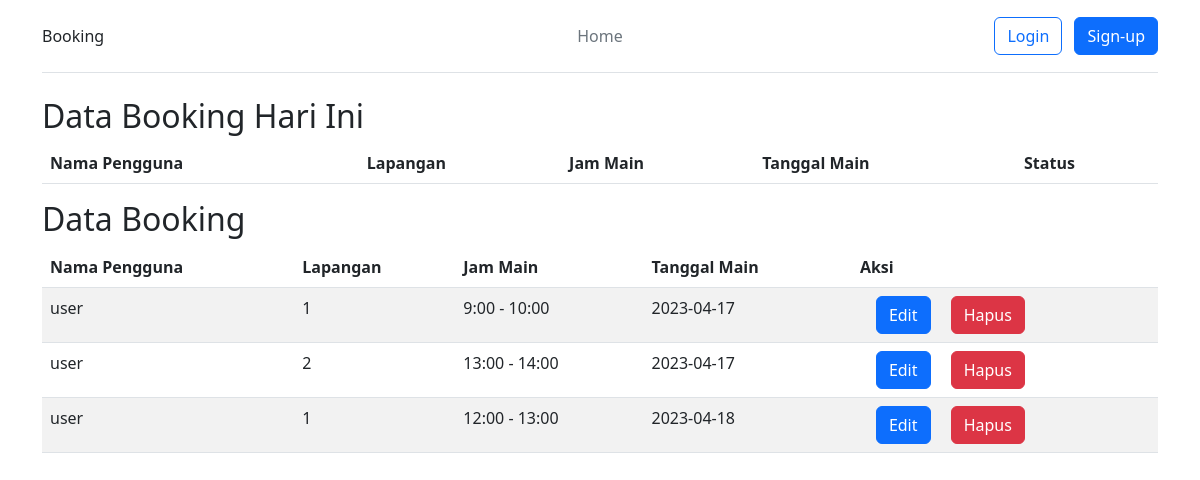
/admin/pesanan/view.php, run on an earlier commit of the app's database.
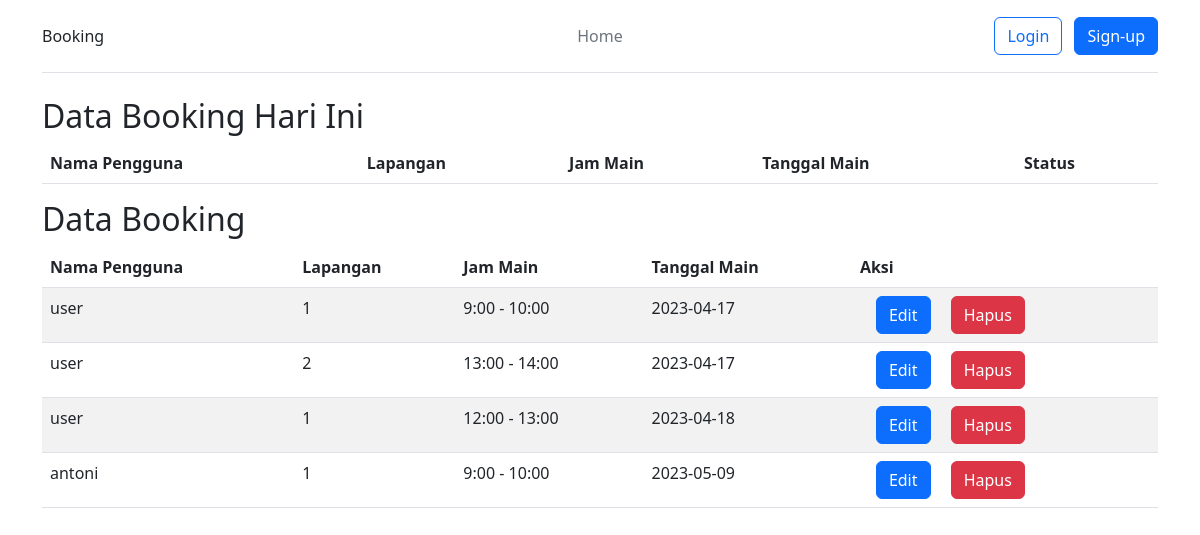
And on a later commit of the database.
### tables this page shows
CREATE TABLE `pemesanan` (
  `id` int(11) NOT NULL,
  `id_lapangan` int(11) NOT NULL,
  `id_user` int(11) NOT NULL,
  `tanggal` date NOT NULL,
  `waktu` int(11) NOT NULL,
  `status` varchar(50) NOT NULL,
  `expired` timestamp NOT NULL DEFAULT current_timestamp() ON UPDATE current_timestamp()
);

CREATE TABLE `users` (
  `id` int(11) NOT NULL,
  `username` varchar(255) NOT NULL,
  `email` varchar(255) NOT NULL,
  `password` varchar(255) NOT NULL,
  `role` varchar(50) NOT NULL,
  `name` varchar(255) NOT NULL,
  `photo` varchar(255) NOT NULL DEFAULT 'default.svg'
);

### admin/pesanan/view.php (the view, shortened to what this page needs)
<?php
require('../../config.php');
$sql_semua = "SELECT * FROM pemesanan JOIN users ON pemesanan.id_user = users.id";
$result_semua = $conn->query($sql_semua);
?>
<!DOCTYPE html>
<html>
<head>
    <?php require('../../components/head.php') ?>
    <?php require('../../components/nav-admin.php') ?>
    <link rel="stylesheet" type="text/css" href="https://cdn.datatables.net/1.10.25/css/jquery.dataTables.min.css">
</head>
<body>
    <div class="container">
        <h2>Data Booking Hari Ini</h2>
        <table id="todayTabel" class="table table-resposive table-striped">
            <thead>
                <tr>
                    <th>Nama Pengguna</th>
                    <th>Lapangan</th>
                    <th>Jam Main</th>
                    <th>Tanggal Main</th>
                    <th>Status</th>
                </tr>
            </thead>
        </table>
        <h2>Data Booking</h2>
        <table id="semuaTabel" class="table table-resposive table-striped">
            <thead>
                <tr>
                    <th>Nama Pengguna</th>
                    <th>Lapangan</th>
                    <th>Jam Main</th>
                    <th>Tanggal Main</th>
                    <th>Aksi</th>
                </tr>
            </thead>
            <tbody>
                <?php foreach($result_semua as $row) :?>
                    <tr>
                        <td><?= $row['username'] ?></td>
                        <td><?= $row['id_lapangan'] ?></td>
                        <td><?= $row['waktu']+8 ?>:00 - <?= $row['waktu']+9?>:00</td>
                        <td><?= $row['tanggal'] ?></td>
                        <td>
                            <div class="">
                                <a href="./edit.php?id=<?=$row['id']?>" class="btn btn-primary ms-3">Edit</a>
                                <a href="./hapus.php?id=<?=$row['id']?>" class="btn btn-danger ms-3">Hapus</a>
                            </div>
                        </td>
                    </tr>
                <?php endforeach ?>
            </tbody>
        </table>
    </div>
</body>
</html>

What changed in the data, as far as the page shows it:
added pemesanan: id_user.username "antoni", id_lapangan "1", $row['waktu']+8 "9", $row['waktu']+9 "10", tanggal "2023-05-09"
